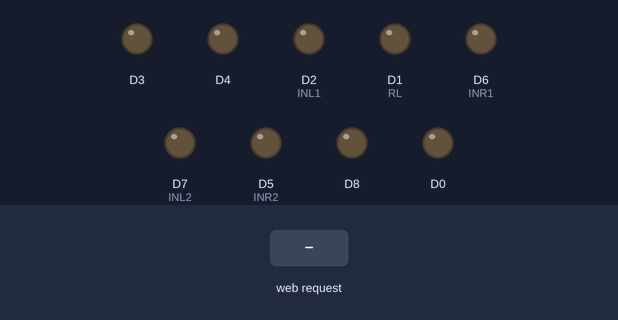
The sketch below on a simulated ESP8266 (NodeMCU). Parts: output pins drawn as LEDs (lit = HIGH). The test bench sets the inputs (shaded band). WiFi joins after 1.5 s; servers stay silent unless stated; what the sketch prints to the serial monitor is not drawn.

Above: at 2.7 s.
2.8 s: HTTP request GET /control/forward received
At 3.5 s:
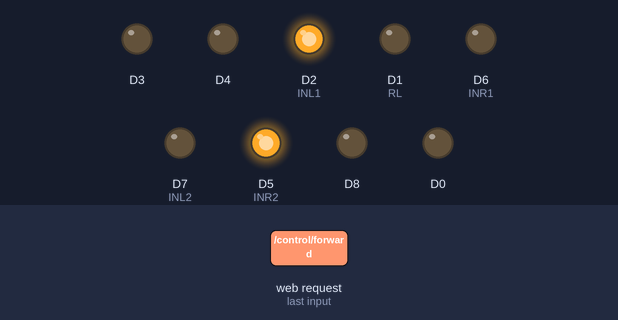
4.3 s: HTTP request GET /control/backward received
At 4.7 s:
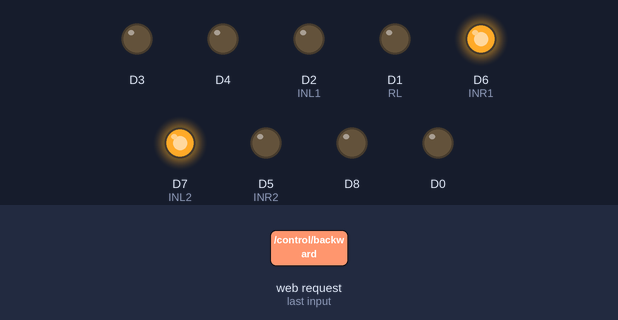
5.8 s: HTTP request GET /control/left received
At 7.0 s:
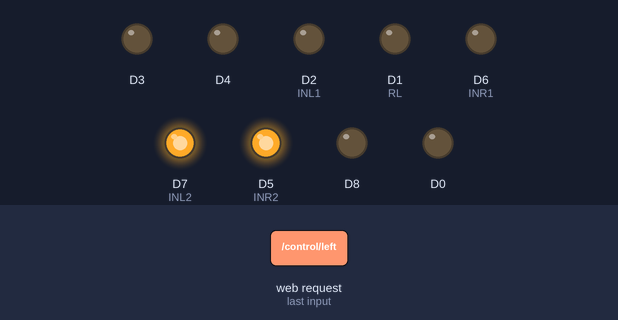
7.3 s: HTTP request GET /control/right received
At 8.2 s:
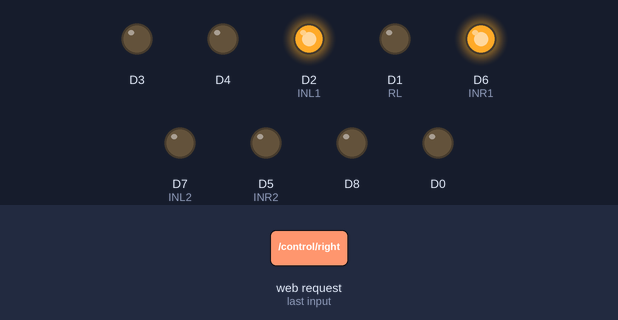
8.8 s: HTTP request GET /light/stop received
At 9.3 s:
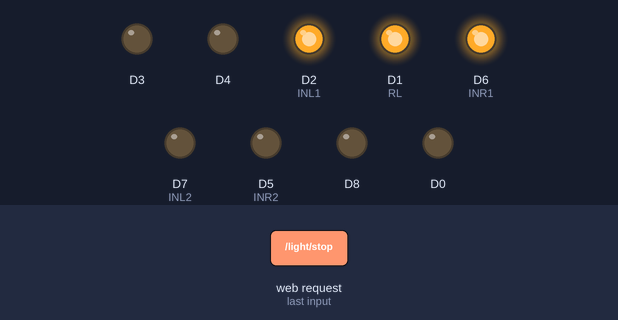
10.3 s: HTTP request GET /control/stop received
At 11.6 s:
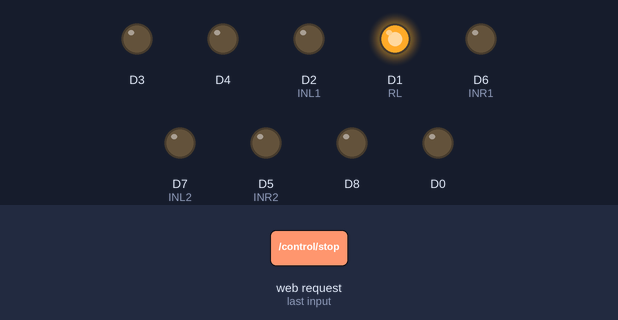
Timing chart, 0 to 12.8 s (numbered marks = the images above; inputs shaded):
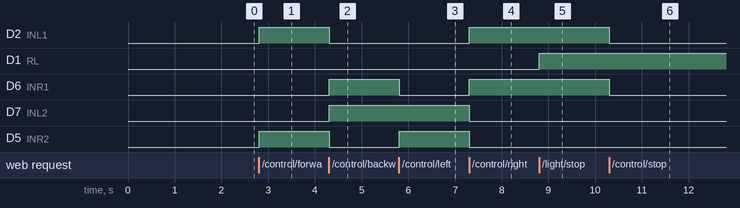

The sketch:

PWS_project.ino
```cpp
#include <ESP8266WiFi.h>
const char* ssid     = "x"; //Enter network SSID
const char* password = "x"; //Enter network PASSWORD

WiFiServer server(80);

String header;
String outputState = "?"; //initially set to off
String outputDirection = "?"; //initially no direction
String lightState = "?"; //initially set to normal

// Motor Inputs (INL=left in INR=right in)
const int INL1 = D2;
const int INL2 = D7;
const int INR1 = D6;
const int INR2 = D5;
const int RL = 5;
const int RLa = 4;

void connectToWifi(){
  Serial.print("Connecting to ");
  Serial.println(ssid);
  WiFi.begin(ssid, password);
  while (WiFi.status() != WL_CONNECTED) {
    delay(500);
    Serial.print(".");
  }
  Serial.println("");
  Serial.println("WiFi connected.");
  Serial.println("IP address: ");
  Serial.println(WiFi.localIP());
  server.begin();
}

void setup() {
  pinMode(D0, OUTPUT);
  pinMode(D1, OUTPUT);
  pinMode(D2, OUTPUT);
  pinMode(D3, OUTPUT);
  pinMode(D4, OUTPUT);
  pinMode(D5, OUTPUT);
  pinMode(D6, OUTPUT);
  pinMode(D7, OUTPUT);
  pinMode(D8, OUTPUT);
  pinMode(INL1, OUTPUT);
  pinMode(INL2, OUTPUT);
  pinMode(INR1, OUTPUT);
  pinMode(INR2, OUTPUT);
  pinMode(RL, OUTPUT);
  pinMode(RLa, OUTPUT);
  stopMotors();
  Serial.begin(115200);
  connectToWifi();

  digitalWrite(D0, LOW);
  digitalWrite(D1, LOW);
  digitalWrite(D2, LOW);
  digitalWrite(D3, LOW);
  digitalWrite(D4, LOW);
  digitalWrite(D5, LOW);
  digitalWrite(D6, LOW);
  digitalWrite(D7, LOW);
  digitalWrite(D8, LOW);
}

void relayon(){
  Serial.println("Lights: ON");
  digitalWrite(RL, HIGH);
}

void relayoff(){
  Serial.println("Lights: OFF");
  digitalWrite(RL, LOW);
}

void relaybut(){
  Serial.println("Button: Signal");
  digitalWrite(RLa, HIGH);
  delay(1000);
  digitalWrite(RLa, LOW);
}

void right(){
  Serial.println("Beweging: →");
  digitalWrite(INL1, HIGH);
  analogWrite(INL2, LOW);
  digitalWrite(INR1, HIGH);
  analogWrite(INR2, LOW);
}

void left(){
  Serial.println("Beweging: ←");
  digitalWrite(INL1, LOW);
  digitalWrite(INL2, HIGH);
  digitalWrite(INR1, LOW);
  digitalWrite(INR2, HIGH);
}

void stopMotors(){
  Serial.println("Beweging: O");
  digitalWrite(INL1, LOW);
  digitalWrite(INL2, LOW);
  digitalWrite(INR1, LOW);
  digitalWrite(INR2, LOW);
}

void forward(){
  Serial.println("Beweging: ↑");
  digitalWrite(INL1, HIGH);
  digitalWrite(INL2, LOW);
  digitalWrite(INR1, LOW);
  digitalWrite(INR2, HIGH);
}

void backward(){
  Serial.println("Beweging: ↓");
  digitalWrite(INL1, LOW);
  digitalWrite(INL2, HIGH);
  digitalWrite(INR1, HIGH);
  digitalWrite(INR2, LOW);
}

void createWebServer(){
  WiFiClient client = server.available();
  if (client) {
    Serial.println("New Client.");
    String currentLine = "";
    while (client.connected()) {
      if (client.available()) {
        char c = client.read();
        Serial.write(c);
        header += c;
        if (c == '\n') {
          if (currentLine.length() == 0) {
            client.println("HTTP/1.1 200 OK");
            client.println("Content-type:text/html");
            client.println("Connection: close");
            client.println();

            // Motor Control (On & Off)
            if (header.indexOf("GET /control/forward") >= 0) {
              outputState = "<h2 class=\"green\">AAN</h2>";
              outputDirection = "<h2 class=\"green\">&#8593;</h2>";
              forward();

            } else if (header.indexOf("GET /control/stop") >= 0) {
              outputState = "<h2 class=\"red\">UIT</h2>";
              outputDirection = "<h2 class=\"red\">O</h2>";
              stopMotors();

            } else if (header.indexOf("GET /control/backward") >= 0) {
              outputState = "<h2 class=\"green\">AAN";
              outputDirection = "<h2 class=\"green\">&#8595;</h2>";
              backward();

            } else if (header.indexOf("GET /control/left") >= 0) {
              outputState = "<h2 class=\"green\">AAN";
              outputDirection = "<h2 class=\"green\">&#8592;</h2>";
              left();

            } else if (header.indexOf("GET /control/right") >= 0) {
              outputState = "<h2 class=\"green\">AAN";
              outputDirection = "<h2 class=\"green\">&#8594;</h2>";
              right();

            } else if (header.indexOf("GET /light/stop") >= 0) {
              lightState = "<h2 class=\"red\">Stopped";
              relayon();

            } else if (header.indexOf("GET /light/run") >= 0) {
              lightState = "<h2 class=\"green\">Running";
              relayoff();

            } else if (header.indexOf("GET /relay/button") >= 0) {
              relaybut();

            }

            client.println("<!DOCTYPE html><html>");
            client.println("<head><meta name=\"viewport\" content=\"width=device-width, initial-scale=1\">");
            client.println("<link rel=\"icon\" href=\"data:,\">");


            client.println("<style>html { font-family: Helvetica; display: inline-block; margin: 0px auto; text-align: center;}");
            client.println(".button { background-color: #2ca545; border: none; color: white; padding: 16px 40px; margin: 25px; box-shadow: 0px 0px 15px 1px #aaaaaa;");
            client.println("text-decoration: none; font-size: 30px; margin: 2px; cursor: pointer;}");
            client.println(".buttoncenter { background-color: #ba1e1e;}");
            client.println(".red { color: #DC143C;}");
            client.println(".green { color: #7CFC00;}");
            client.println(".yellow { color: #FFFF00;}");
            client.println("</style></head>");


            client.println("<title>PWS WIFI controlled Vehicle</title>");
            client.println("");
            client.println("");
            client.println(" ");
            client.println(" ");


            client.println("<h2>Status: </h2>" + outputState);
            client.println("<h2>Beweging: </h2>"+ outputDirection);

            client.println("<p><a href=\"/control/forward\"><button class=\"button\">&#8593;</button></a></p>");
            client.print("<p><a href=\"/control/left\"><button class=\"button\">&#8592;</button></a> <a href=\"/control/stop\"><button class=\"button\" class=\"buttoncenter\">O</button></a> <a href=\"/control/right\"><button class=\"button\">&#8594;</button></a></p>");
            client.println("<p><a href=\"/control/backward\"><button class=\"button\">&#8595;</button></a></p>");
            client.println("");
            client.println("<h2>Lights: </h2>"+ lightState);
            client.println("<p><a href=\"/light/run\"><button class=\"button\">GO</button></a> <a href=\"/light/stop\"><button class=\"button\">STOP</button></a></p>");
            client.println("<a href=\"/relay/button\"><button class=\"button\">LIGHTS</button></a> ");


            client.println("</body></html>");


            client.println();
            break;
          } else {
            currentLine = "";
          }
        } else if (c != '\r') {
          currentLine += c;
        }
      }
    }
    header = "";
    client.stop();
    Serial.println("Client disconnected.");
    Serial.println("");
  }
}

void loop(){
  createWebServer();
}
```

Measured:
- after the input at 2.8 s, D2 (INL1), D5 (INR2): LOW → HIGH at once
- after the input at 4.3 s, D2 (INL1), D5 (INR2): HIGH → LOW at once; D6 (INR1), D7 (INL2): LOW → HIGH at once
- after the input at 5.8 s, D6 (INR1): HIGH → LOW at once; D5 (INR2): LOW → HIGH at once
- after the input at 7.3 s, D2 (INL1), D6 (INR1): LOW → HIGH at once; D7 (INL2), D5 (INR2): HIGH → LOW at once
- after the input at 8.8 s, D1 (RL): LOW → HIGH at once
- after the input at 10.3 s, D2 (INL1), D6 (INR1): HIGH → LOW at once
